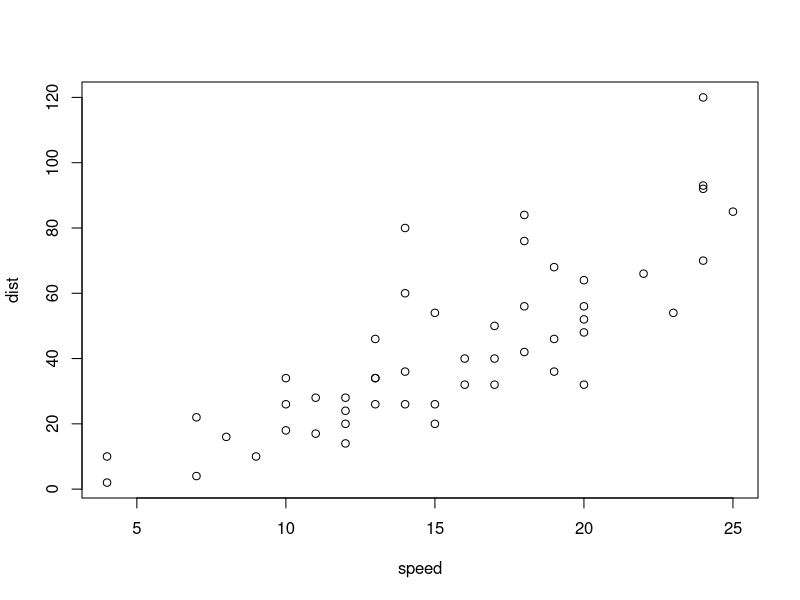
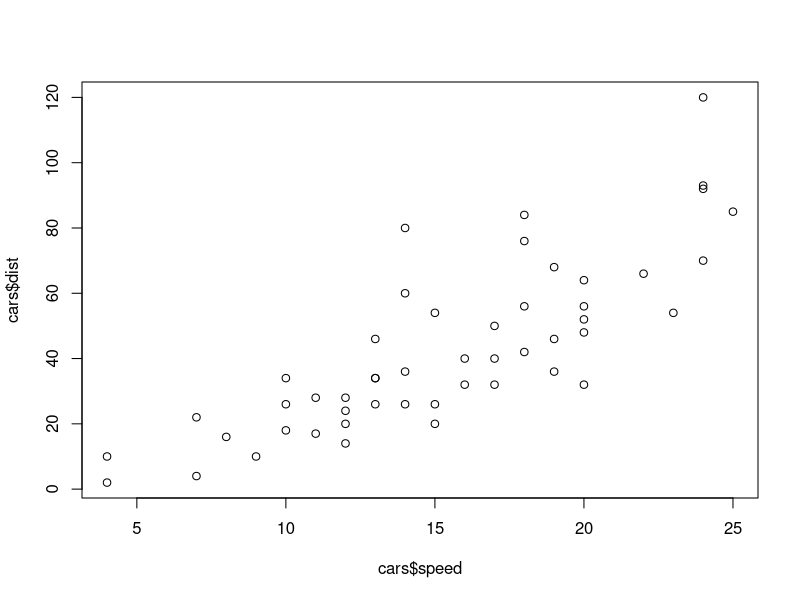
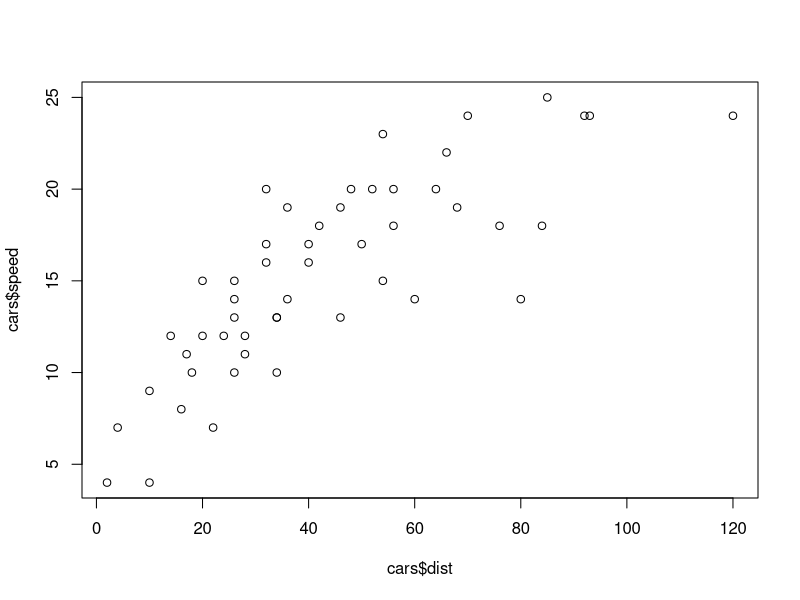
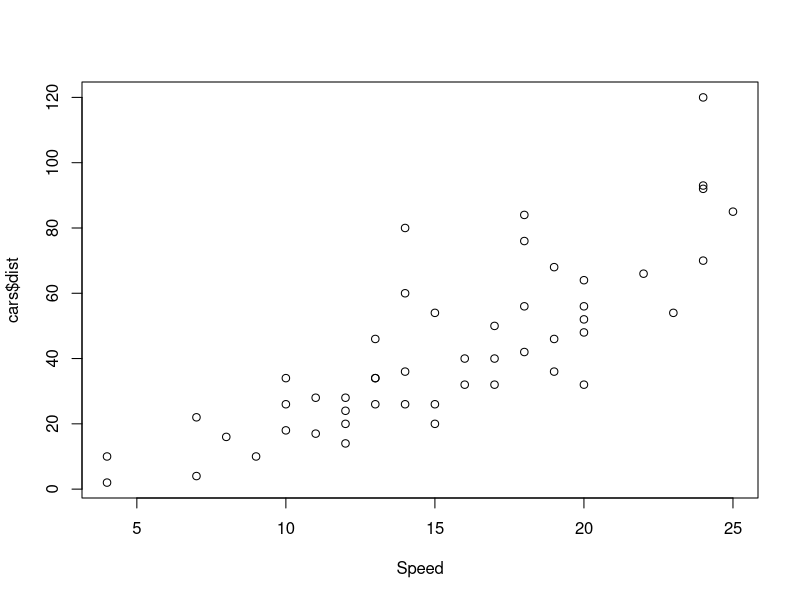
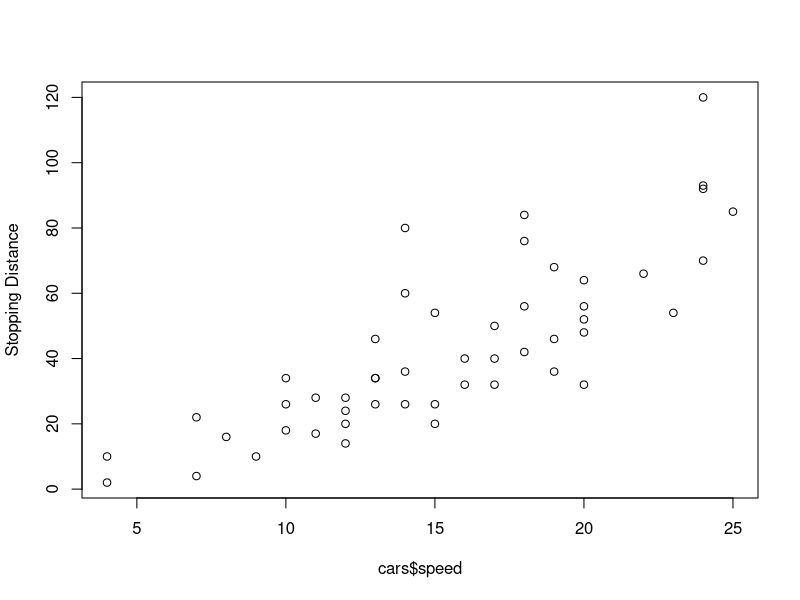
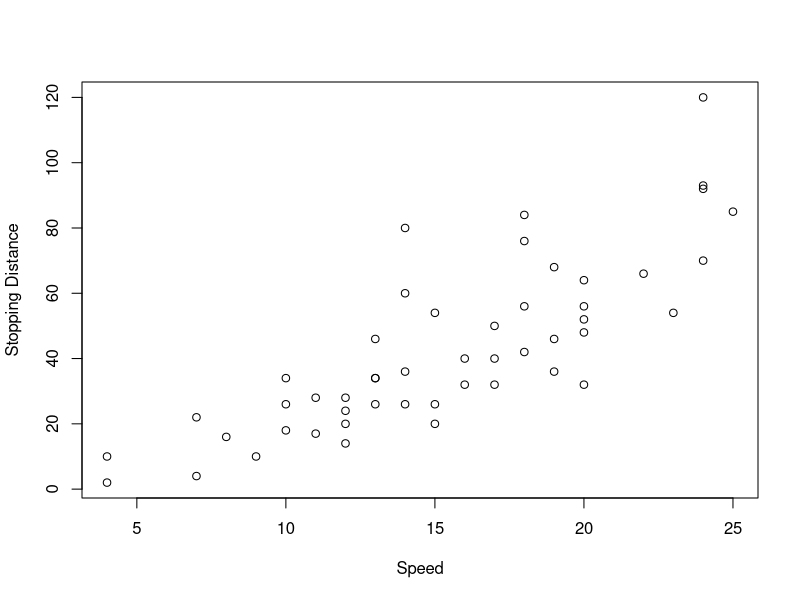
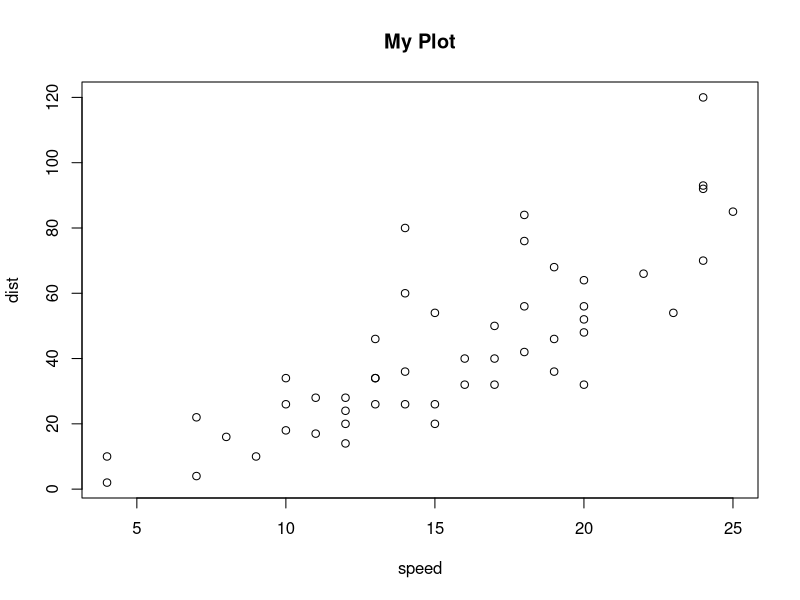
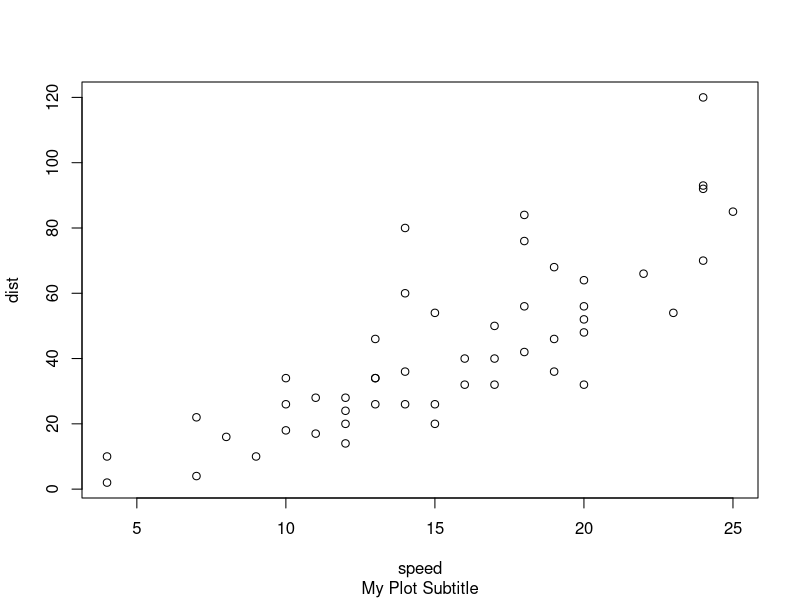

Here is the R script that generated these plots, in order:
## ---- chunk 1
data(cars)
## ---- chunk 2
?cars
## ---- chunk 3
head(cars)
## ---- chunk 4
plot(cars)
## ---- chunk 5
?plot
## ---- chunk 6
plot(x = cars$speed, y = cars$dist)
## ---- chunk 7
plot(x = cars$dist, y = cars$speed)
## ---- chunk 8
plot(x = cars$speed, y = cars$dist, xlab = "Speed")
## ---- chunk 9
plot(x = cars$speed, y = cars$dist, ylab = "Stopping Distance")
## ---- chunk 10
plot(x = cars$speed, y = cars$dist, xlab = "Speed", ylab = "Stopping Distance")
## ---- chunk 11
plot(cars, main = "My Plot")
## ---- chunk 12
plot(cars, sub = "My Plot Subtitle")
## ---- chunk 13
plot(cars, col = 2)
## ---- chunk 14
plot(cars, xlim = c(10, 15))
## ---- chunk 15
plot(cars, pch = 2)
## ---- chunk 16
data(mtcars)
## ---- chunk 17
?boxplot
## ---- chunk 18
boxplot(formula = mpg ~ cyl, data = mtcars)
## ---- chunk 19
hist(mtcars$mpg)
